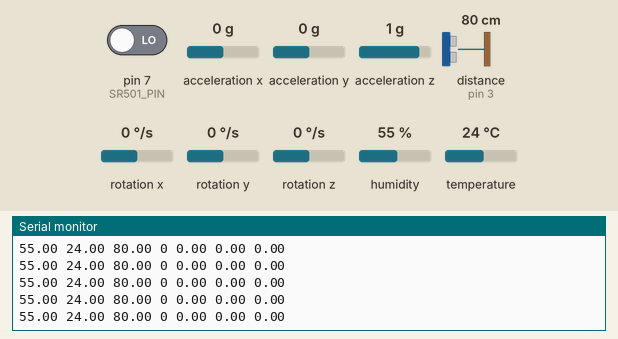
Bench run of a sketch on a simulated Arduino Uno, built with avr-gcc and run on an emulated ATmega328P. Parts: the last lines printed to the serial monitor. The inputs (shaded band) are chosen by the test bench; at power-on: distance to the obstacle (sensor on pin 3) 80 cm, acceleration x 0 g, pin 7 (SR501_PIN) LOW, acceleration y 0 g, acceleration z 1 g, rotation x 0 °/s, rotation y 0 °/s, rotation z 0 °/s, humidity 55 %, temperature 24 °C. The echo pulse lasts 58.3 µs per cm.

Above: at 1.2 s.
1.3 s: distance to the obstacle (sensor on pin 3) set to 4 cm
At 2.19 s:
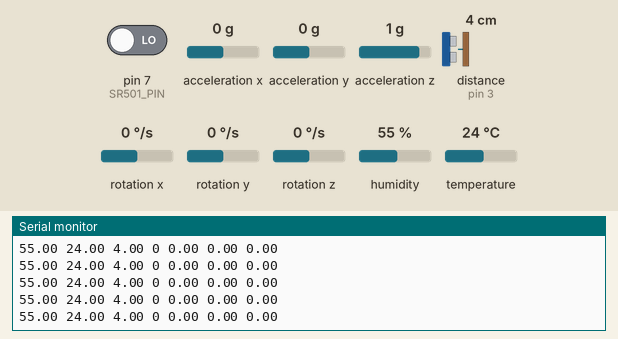
7.5 s: distance to the obstacle (sensor on pin 3) set to 9 cm
At 8.27 s:
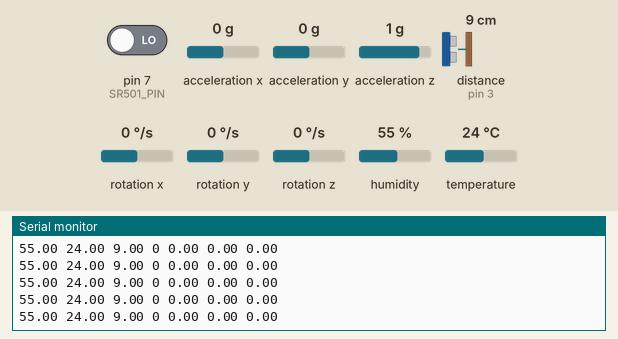
13.7 s: acceleration x set to 0.8 g
At 14.36 s:
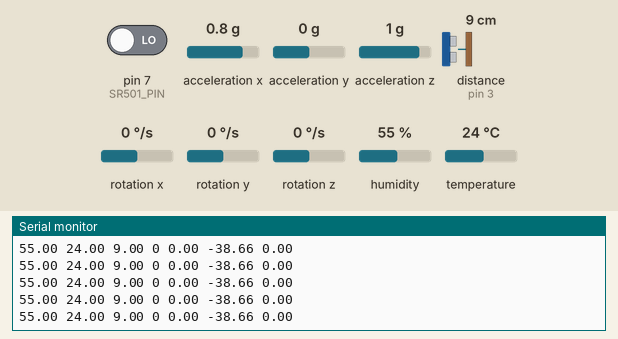
19.9 s: pin 7 (SR501_PIN) driven HIGH
At 20.46 s:
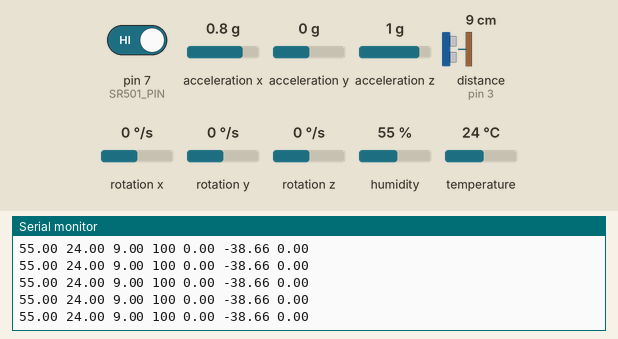
26.1 s: acceleration y set to -1.4 g
At 26.56 s:
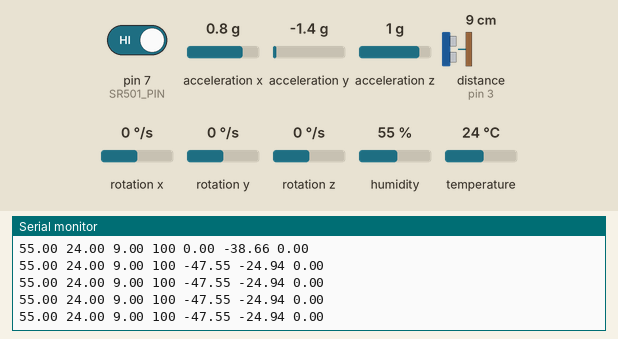
32.3 s: pin 7 (SR501_PIN) driven LOW
At 32.66 s:
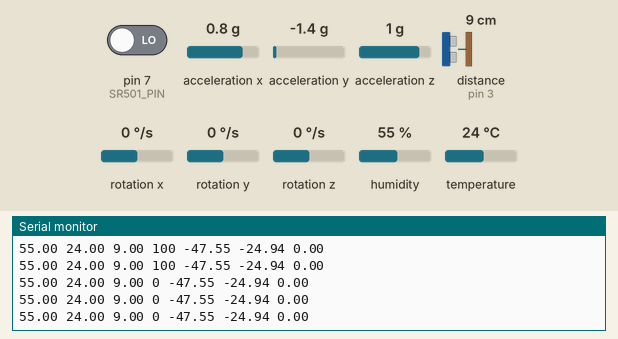
Timing chart, 0 to 35.3 s (numbered marks = the images above; inputs shaded):
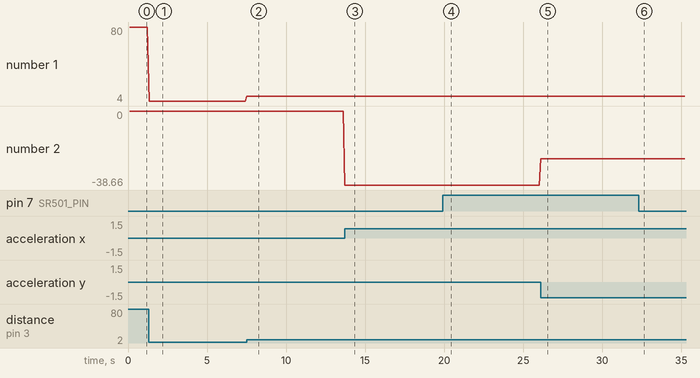

The sketch:

sensors.ino
```cpp
// Libraries
#include <DHT.h>
#include <Ultrasonic.h>
#include <MPU6050_tockn.h>
#include <Wire.h>

// Sensor pins
#define DHTPIN 13
#define SR04_TRIGGER_PIN 4
#define SR04_ECHO_PIN 3
#define SR501_PIN 7

// Sensor definitions
#define DHTTYPE DHT11
DHT dht(DHTPIN,DHTTYPE);
Ultrasonic ultrasonic(SR04_TRIGGER_PIN, SR04_ECHO_PIN);
MPU6050 mpu6050(Wire);

void setup() {
  // Set up serial communication
  Serial.begin(9600);

  // Set up sensors
  dht.begin();
  pinMode(SR501_PIN,INPUT);
  Wire.begin();
  mpu6050.begin();

  // Legend
  Serial.println(" Humidity(%) temp(C) distance(cm) motion100 anglex angley anglez ");

}

void loop() {
  delay(100); // Take a reading every 0.1 seconds

  // DHT sensor
  float humidity = dht.readHumidity();
  float tempC = dht.readTemperature();
  Serial.print(humidity);
  Serial.print(" ");
  Serial.print(tempC);
  Serial.print(" ");

  // HC-SR04
  float distance = ultrasonic.read();
  Serial.print(distance);
  Serial.print(" ");

  // HC-SR501
  int motionValue = digitalRead(SR501_PIN);
  Serial.print(motionValue*100);
  Serial.print(" ");

  // MPU 6050
  mpu6050.update();
  Serial.print(mpu6050.getAngleX());
  Serial.print(" ");
  Serial.print(mpu6050.getAngleY());
  Serial.print(" ");
  Serial.print(mpu6050.getAngleZ());
  Serial.print(" ");

  Serial.print("\n");

}
```

Measured:
- after the input at 1.3 s, the serial monitor: prints a new line at once (image 1)
- after the input at 7.5 s, the serial monitor: prints a new line at once (image 2)
- after the input at 13.7 s, the serial monitor: prints a new line at once (image 3)
- after the input at 19.9 s, the serial monitor: prints a new line at once (image 4)
- after the input at 26.1 s, the serial monitor: prints a new line at once (image 5)
- after the input at 32.3 s, the serial monitor: prints a new line at once (image 6)
- plotted number 1: 80 → 4 after the input at 1.3 s, 4 → 9 after the input at 7.5 s
- plotted number 2: 0 → -38.66 after the input at 13.7 s, -38.66 → -24.94 after the input at 26.1 s
